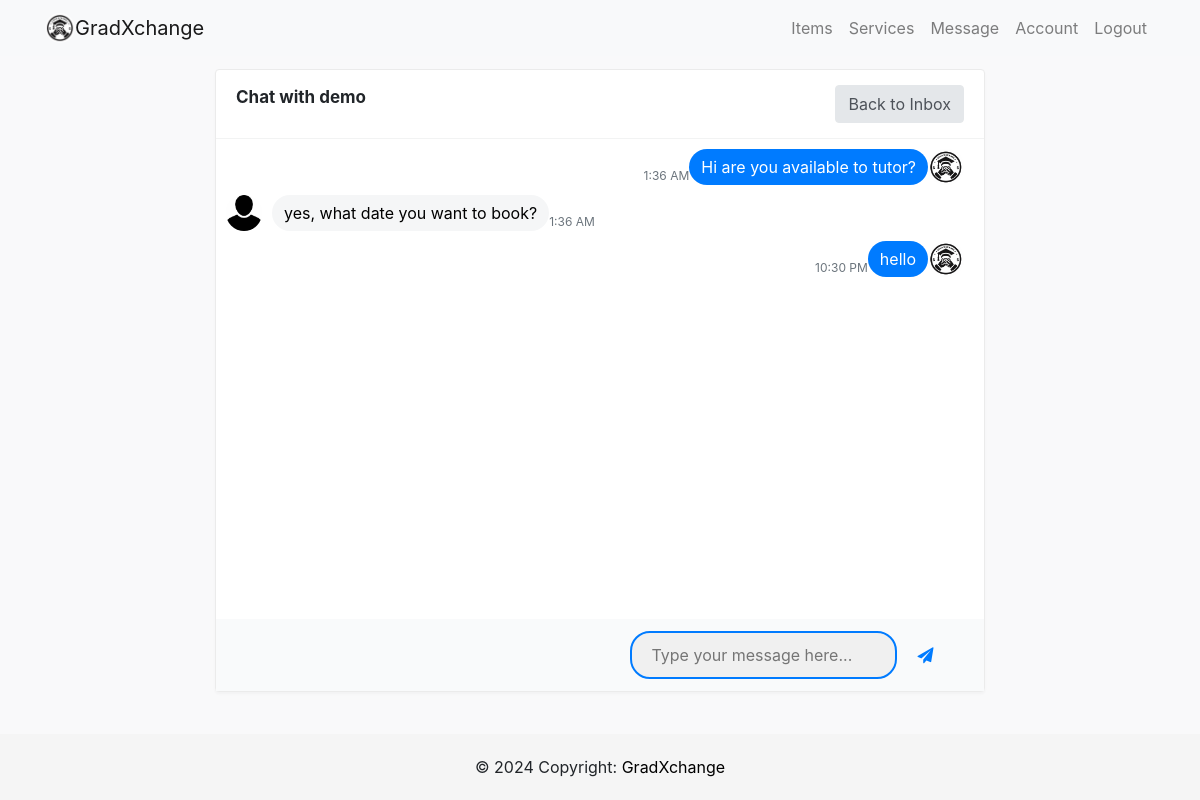
The app's page /chat/28/ (signed in) with its own data.
### users/models.py (models this page shows, shortened)
class Profile(models.Model):
    user = models.OneToOneField(User, on_delete=models.CASCADE)
    image = models.ImageField(default='profilepic.jpg', upload_to='profile_picture')
    location =models.CharField(max_length=100)
    about_me = models.CharField(max_length=200, null=True, blank=True)
    phone_regex = RegexValidator(
        regex=r'^\+?60?\d{9,10}$',
        message="Phone number must be entered in the format: '+60123456789'. With country code +60 and up to 10 digits allowed."
    )
    phone = models.CharField(validators=[phone_regex], max_length=17, blank=True)  # Optional: adjust max_length as needed
    whatsapp_regex = RegexValidator(
        regex=r'^\+?60?\d{9,10}$',
        message="Whatsapp number must be entered in the format: '+60123456789'. With country code +60 and up to 10 digits allowed."
    )
    whatsapp = models.CharField(validators=[whatsapp_regex], max_length=17, blank=True)

class Message(models.Model):
    sender = models.ForeignKey(Profile, on_delete=models.SET_NULL, null=True, blank=True, related_name='sent_messages')
    recipient = models.ForeignKey(Profile, on_delete=models.SET_NULL, null=True, blank=True, related_name='received_messages')
    text = models.TextField()
    is_read = models.BooleanField(default=False, null=True)
    created = models.DateTimeField(auto_now_add=True)
    id = models.UUIDField(default=uuid.uuid4, unique=True, primary_key=True)
    conversation_id = models.UUIDField(default=uuid.uuid4, editable=True)
    class Meta:
        ordering = ['is_read', '-created']

### users/views.py (the view)
# urls.py: path('chat/<int:profile_id>/', user_views.chat, name='chat'),
@login_required
def chat(request, profile_id):
    user_A = request.user.profile  # Current logged-in user
    user_B = get_object_or_404(Profile, id=profile_id)  # Recipient obtained from URL parameter
    if request.method == "POST":
        text = request.POST.get('text', '').strip()
        if text:  # Ensure the text is not empty
            Message.objects.create(sender=user_A, recipient=user_B, text=text, is_read=False)
            return redirect('chat', profile_id=profile_id)
    messages = Message.objects.filter(
        Q(sender=user_A, recipient=user_B) | Q(sender=user_B, recipient=user_A)
    ).order_by('created')
    Message.objects.filter(sender=user_B, recipient=user_A, is_read=False).update(is_read=True)
    unread_messages_count = Message.objects.filter(recipient=user_A, sender=user_B, is_read=False).count()
    context = {
        'messages': messages,
        'user_A': user_A,
        'user_B': user_B,
        'profile_id': profile_id,
        'unread_messages_count': unread_messages_count  # Include this in your template where needed
    }
    return render(request, 'users/chat.html', context)

### users/context_processors.py (called while the page is built)
def unread_message_count(request):
    if request.user.is_authenticated:
        count = Message.objects.filter(recipient=request.user.profile, is_read=False).count()
        return {'unread_message_count': count}
    return {}

### users/templates/users/chat.html (shortened to what this page needs)
{% extends 'users/base.html' %}
{% load static %}
{% block body %}
<link href="https://stackpath.bootstrapcdn.com/font-awesome/4.7.0/css/font-awesome.min.css" rel="stylesheet">
<div class="page-content">
    <div class="col-md-8">
        <div class="card card-bordered">
            <div class="card-header">
                <h4 class="card-title"><strong>Chat with {{ user_B.user.username }}</strong></h4>
                <a class="btn btn-xs btn-secondary" href="{% url 'inbox' %}">Back to Inbox</a>
            </div>
            <div class="ps-container" id="chat-content">
                {% for message in messages %}
                <div class="media media-chat {% if message.sender == user_A %}media-chat-reverse{% endif %}">
                    <img class="avatar" src="{{ message.sender.user.profile.image.url }}" alt="...">
                    <div class="media-body">{{ message.text }}</div>
                    <div class="meta">
                        <time datetime="{{ message.created|date:'c' }}">{{ message.created|date:"g:i A" }}</time>
                    </div>
                </div>
                {% endfor %}
            </div>
            <div class="publisher">
                <form action="" method="POST">
                    <input class="publisher-input" type="text" name="text" placeholder="Type your message here..."
                        autocomplete="off">
                    <button type="submit" class="publisher-btn"><i class="fa fa-paper-plane"></i></button>
                </form>
            </div>
        </div>
    </div>
</div>
{% endblock %}

### static/css/style.css (style rules this page uses)
html, body { height: 100%; margin: 0; padding: 0; }
body { display: flex; flex-direction: column; }

### users/templates/users/chat.html (style rules this page uses)
body { background-color: #f9f9fa; }
.page-content { display: flex; justify-content: center; align-items: center; height: 100vh; }
.card-bordered { border: 1px solid #ebebeb; }
.card { margin-bottom: 30px; box-shadow: 0 2px 3px rgba(0, 0, 0, 0.03); transition: .5s; width: 100%; }
.card-header { display: flex; justify-content: space-between; align-items: center; padding: 15px 20px; background-color: transparent; border-bottom: 1px solid rgba(77, 82, 89, 0.07); }
.card-title { font-size: 17px; }
.btn-secondary { background-color: #e4e7ea; border-color: #e4e7ea; color: #4d5259; }
.avatar { width: 36px; height: 36px; border-radius: 50%; margin-right: 10px; }
.media-chat { display: flex; align-items: flex-end; margin-bottom: 10px; }
.media-chat-reverse { flex-direction: row-reverse; }
.media-body { padding: 6px 12px; border-radius: 18px; background-color: #f5f6f7; color: black; max-width: fit-content; word-break: break-word; }
.media-chat-reverse .media-body { background-color: #007bff; color: white; }
.ps-container { overflow-y: scroll; height: 60vh; padding: 10px; }
.publisher { display: flex; justify-content: flex-end; padding: 12px 20px; background-color: #f9fafb; align-items: center; }
.publisher-input { flex-grow: 1; border: 2px solid #007bff; outline: none !important; background-color: #f0f0f0; padding: 10px 20px; border-radius: 20px; margin-right: 10px; width: 80%; }
.publisher-btn { background-color: transparent; color: #007bff; cursor: pointer; border: none; }
.meta { font-size: 0.75em; color: #6c757d; margin-top: 5px; }

### records on screen
Profile: user.username "demo"
Message: sender.user.profile.image (picture), text "Hi are you available to tutor?", created "1:36 AM"
Message: sender.user.profile.image (picture), text "yes, what date you want to book?", created "1:36 AM"
Message: sender.user.profile.image (picture), text "hello", created "10:30 PM"
